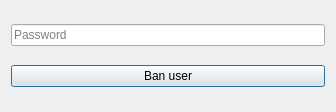
<?xml version="1.0" encoding="UTF-8"?>
<ui version="4.0">
 <class>Dialog</class>
 <widget class="QDialog" name="Dialog">
  <property name="geometry">
   <rect>
    <x>0</x>
    <y>0</y>
    <width>336</width>
    <height>112</height>
   </rect>
  </property>
  <property name="windowTitle">
   <string>Confirm group password</string>
  </property>
  <layout class="QVBoxLayout" name="verticalLayout">
   <item>
    <widget class="QLineEdit" name="groupPassword">
     <property name="echoMode">
      <enum>QLineEdit::Password</enum>
     </property>
     <property name="placeholderText">
      <string>Password</string>
     </property>
    </widget>
   </item>
   <item>
    <widget class="QPushButton" name="banButton">
     <property name="cursor">
      <cursorShape>PointingHandCursor</cursorShape>
     </property>
     <property name="text">
      <string>Ban user</string>
     </property>
    </widget>
   </item>
  </layout>
 </widget>
 <tabstops>
  <tabstop>groupPassword</tabstop>
  <tabstop>banButton</tabstop>
 </tabstops>
 <resources/>
 <connections/>
</ui>
